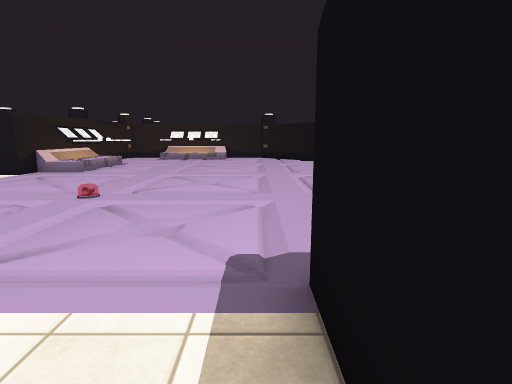
View 1 (above)

19 first-person views from a walk through a scene from a Unity 3-D project. The camera is 1.4 m above the floor, tilts 10° down and sees 80° across. Doors are open. The floor is counted in squares, 1 m on a side. Each view is taken from the middle of a square. On the plan, view 1 faces up. The plan holds only what a view shows up to about 14 squares ahead; the rest is blank. The place goes on beyond the plan. Some surface patterns are stand-ins.

View 2
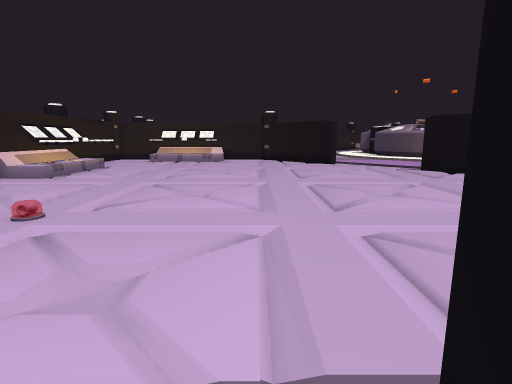

View 3
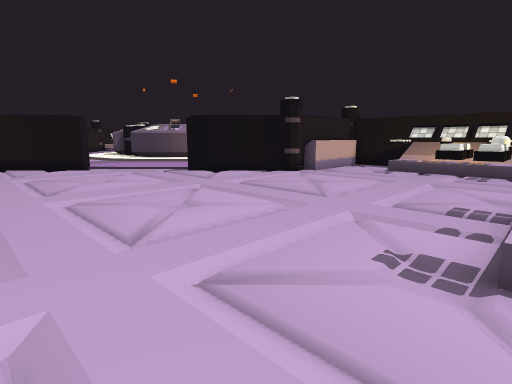

View 4
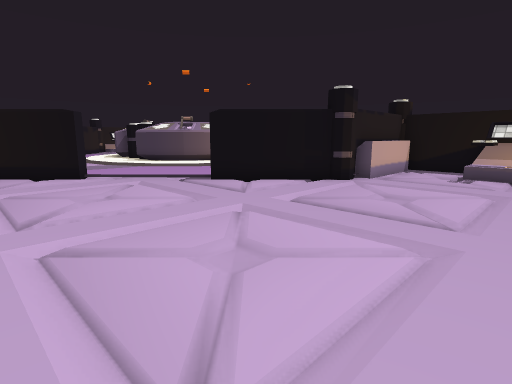

View 5
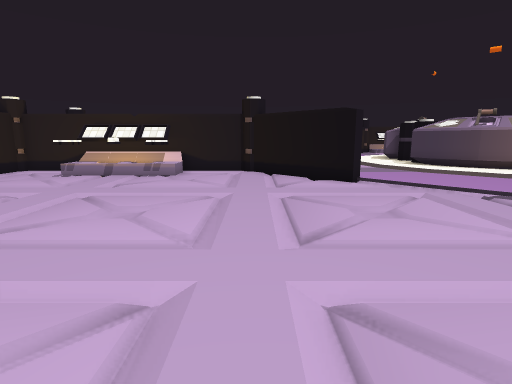

View 6
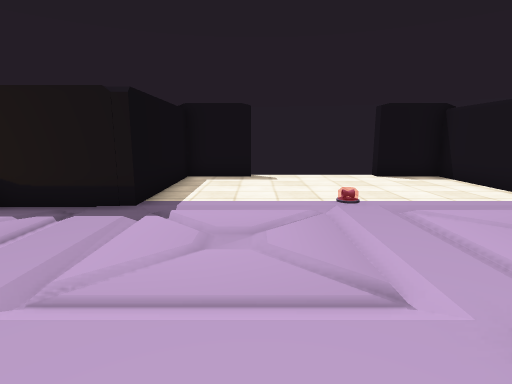

View 7
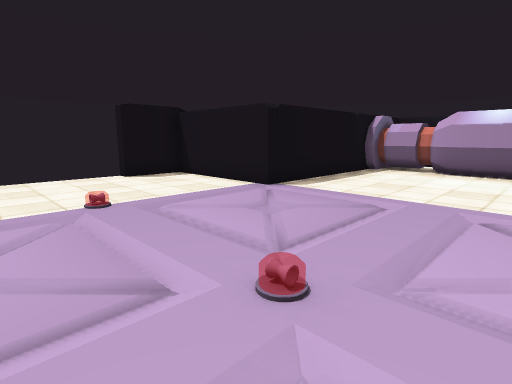

View 8
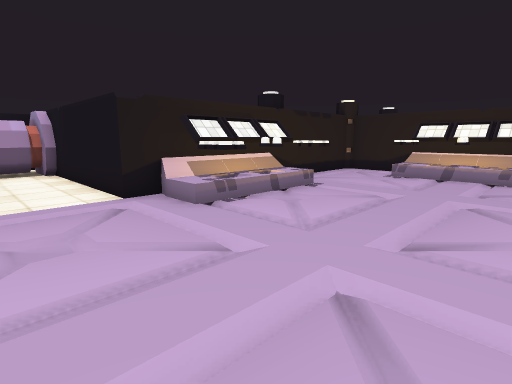

View 9
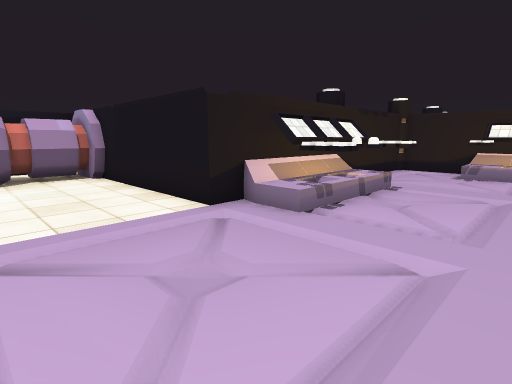

View 10
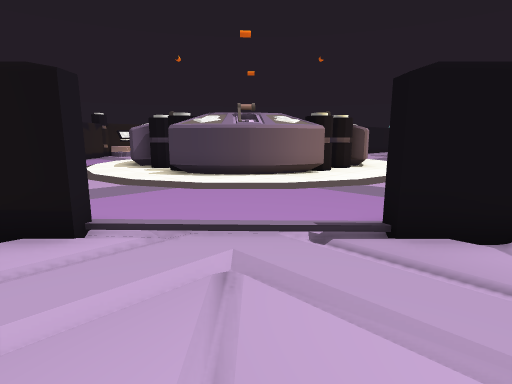

View 11
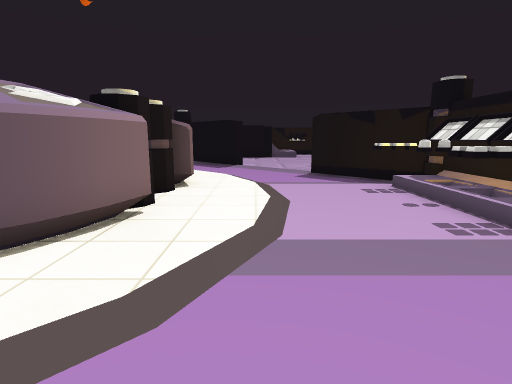

View 12
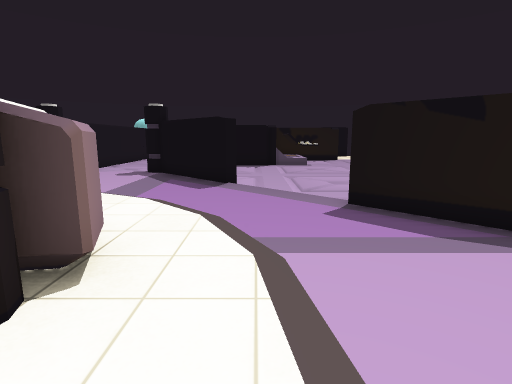

View 13
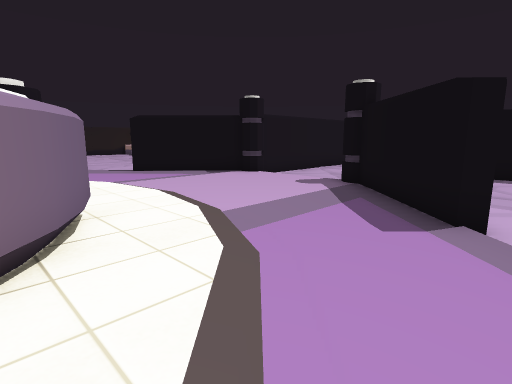

View 14
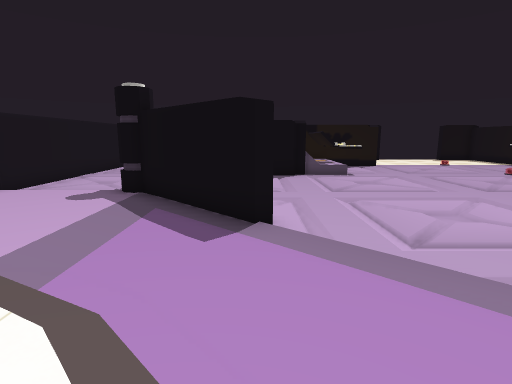

View 15
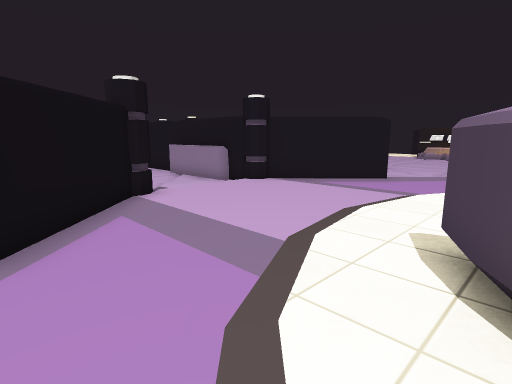

View 16
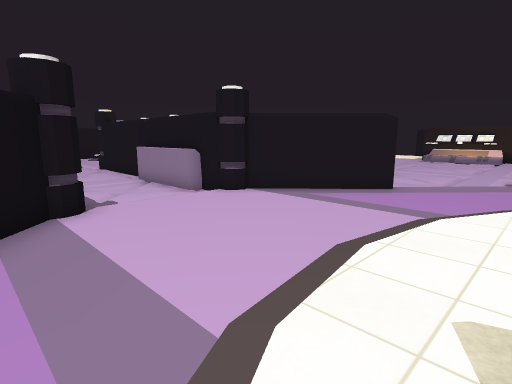

View 17
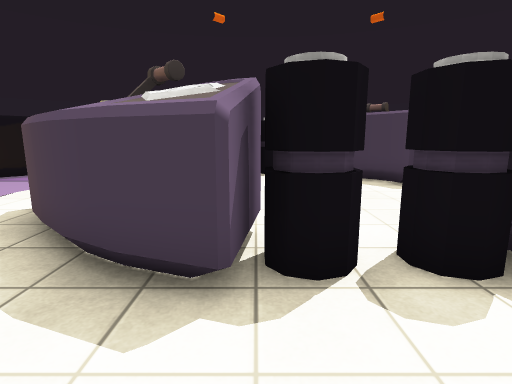

View 18
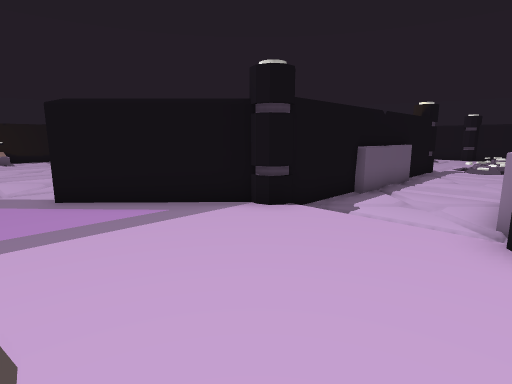

View 19
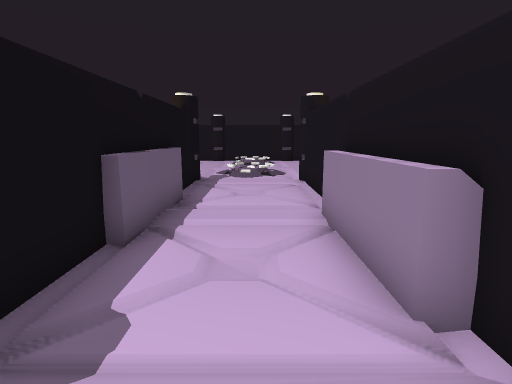

### Floor plan
Key: @ floor where view 1 was taken; # wall or solid block; x gap in a wall; . main floor; : floor 0.25 m higher than the main floor; + floor 0.5 m higher than the main floor; / step, stairs or slope; D open door; ^ raised ledge; v drop or lower ground; P pillar; O other object.
Columns run from 16 left of view 1 to 32 right of it. Each row starts with its distance up from view 1.
 28                 ###..../:OOO         ....#
 27      .PP#########P:::::::OOO        ::::::P#####
 26      ............/::::::OPP::    PP::::::://....
 25       .........../:::::::PP      PP::::::://...
 24      ............/:::::::PP:::   PP::::::://..
 23      .P##########P::::::OPOO::::O O:::::::#
 22        ##########P#....::OOOO::OOOO:/....#P
 21        #..O^^^/...#..../::OOPPPPOO::....##
 20        #..#.##....###.../::OPPPPO::/...##      #
 19        #............#D.../::::::::/...D#.......#
 18        #.............DD....:::::/....DD........#
 17        #/.#...........DD...::::::...DD.........#
 16        #^#............DD...::::::..#DD.........x
 15        #^#.............###.:^::#:.## ..........O^
 14        #^................##/^^^+:##   .........#
 13        #^#................#P ###P#      ........
 12 ######## .................P#######       .......
 11 #...............................#         ......
 10 ^...............................#          .....
  9 ##............................###            ...
  8  #............................^^#             ..
  7  #.........//................#^##
  6 #^........................... ###
  5 ^...................#.# ..... #.
  4 #...................O^^
  3 ########.........###
  2        #..../....#
  1        #.........#
  0        #........@#
 -1        #.........#
 -2        #..DDDDD..#
 -3         ##DDvDD##

Positions as (right, up) in squares from view 1, and headings:
1: (0, 0), facing up
2: (0, 2), facing up
3: (0, 4), facing up-right
4: (1, 7), facing up-right
5: (1, 9), facing up
6: (-2, 9), facing down
7: (-2, 9), facing down-left
8: (-2, 9), facing up-left
9: (-4, 8), facing up-left
10: (3, 14), facing up-right
11: (7, 18), facing right
12: (12, 18), facing right
13: (17, 18), facing up-right
14: (17, 19), facing right
15: (9, 19), facing up-left
16: (8, 21), facing up-left
17: (6, 26), facing right
18: (6, 27), facing down-left
19: (2, 25), facing left
